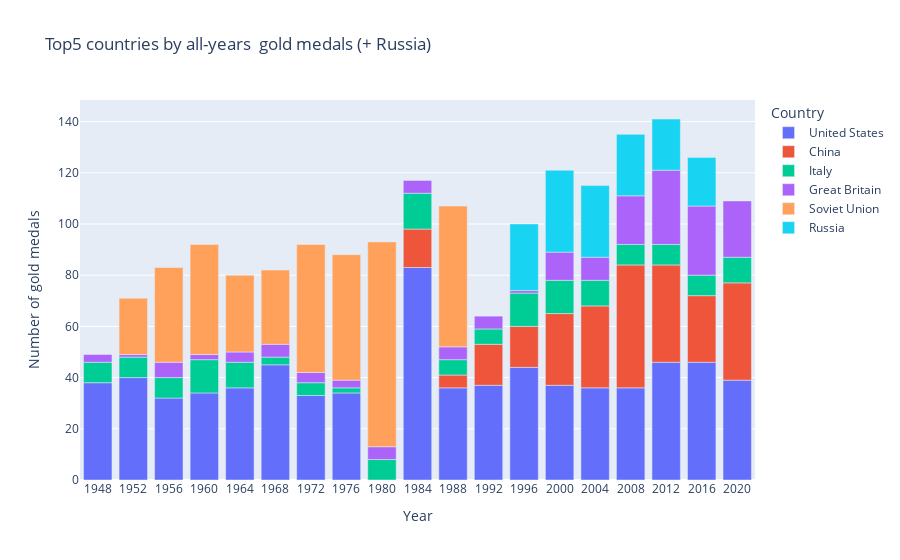

The code cell stored with this chart in its notebook:
### Code cell
fig = px.bar(data[(data["Country_Name"].isin(top10.index.values[:5])) | (data["Country_Name"] == "Russia")],
             x="Year", y="Gold", color="Country_Name",
             title = "Top5 countries by all-years  gold medals (+ Russia)")
fig.update_layout(
    xaxis = dict(
        tickmode = 'array',
        tickvals = totalMedals.index,
        ticktext = totalMedals.index
    ),
    yaxis = dict(
        title = {"text":"Number of gold medals"}
    ),
    legend = dict(
        title = {"text":"Country"}
    )
)
fig

### Figure 1 — Plotly figure (JSON) as saved in the notebook; plotly's stock layout.template omitted (floating-point values rounded to 4 significant figures)
{"data": [{"alignmentgroup": "True", "hovertemplate": "Country_Name=United States<br>Year=%{x}<br>Gold=%{y}<extra></extra>", "legendgroup": "United States", "marker": {"color": "#636efa", "pattern": {"shape": ""}}, "name": "United States", "offsetgroup": "United States", "orientation": "v", "showlegend": true, "textposition": "auto", "type": "bar", "x": [1984, 1976, 1972, 1968, 1964, 1960, 2020, 2016, 2012, 2008, 2004, 2000, 1996, 1992, 1988, 1956, 1952, 1948], "xaxis": "x", "y": [83, 34, 33, 45, 36, 34, 39, 46, 46, 36, 36, 37, 44, 37, 36, 32, 40, 38], "yaxis": "y"}, {"alignmentgroup": "True", "hovertemplate": "Country_Name=China<br>Year=%{x}<br>Gold=%{y}<extra></extra>", "legendgroup": "China", "marker": {"color": "#EF553B", "pattern": {"shape": ""}}, "name": "China", "offsetgroup": "China", "orientation": "v", "showlegend": true, "textposition": "auto", "type": "bar", "x": [1984, 2020, 2016, 2012, 2008, 2004, 2000, 1996, 1992, 1988], "xaxis": "x", "y": [15, 38, 26, 38, 48, 32, 28, 16, 16, 5], "yaxis": "y"}, {"alignmentgroup": "True", "hovertemplate": "Country_Name=Italy<br>Year=%{x}<br>Gold=%{y}<extra></extra>", "legendgroup": "Italy", "marker": {"color": "#00cc96", "pattern": {"shape": ""}}, "name": "Italy", "offsetgroup": "Italy", "orientation": "v", "showlegend": true, "textposition": "auto", "type": "bar", "x": [1984, 1980, 1976, 1972, 1968, 1964, 1960, 2020, 2016, 2012, 2008, 2004, 2000, 1996, 1992, 1988, 1956, 1952, 1948], "xaxis": "x", "y": [14, 8, 2, 5, 3, 10, 13, 10, 8, 8, 8, 10, 13, 13, 6, 6, 8, 8, 8], "yaxis": "y"}, {"alignmentgroup": "True", "hovertemplate": "Country_Name=Great Britain<br>Year=%{x}<br>Gold=%{y}<extra></extra>", "legendgroup": "Great Britain", "marker": {"color": "#ab63fa", "pattern": {"shape": ""}}, "name": "Great Britain", "offsetgroup": "Great Britain", "orientation": "v", "showlegend": true, "textposition": "auto", "type": "bar", "x": [1984, 1980, 1976, 1972, 1968, 1964, 1960, 2020, 2016, 2012, 2008, 2004, 2000, 1996, 1992, 1988, 1956, 1952, 1948], "xaxis": "x", "y": [5, 5, 3, 4, 5, 4, 2, 22, 27, 29, 19, 9, 11, 1, 5, 5, 6, 1, 3], "yaxis": "y"}, {"alignmentgroup": "True", "hovertemplate": "Country_Name=Soviet Union<br>Year=%{x}<br>Gold=%{y}<extra></extra>", "legendgroup": "Soviet Union", "marker": {"color": "#FFA15A", "pattern": {"shape": ""}}, "name": "Soviet Union", "offsetgroup": "Soviet Union", "orientation": "v", "showlegend": true, "textposition": "auto", "type": "bar", "x": [1980, 1976, 1972, 1968, 1964, 1960, 1988, 1956, 1952], "xaxis": "x", "y": [80, 49, 50, 29, 30, 43, 55, 37, 22], "yaxis": "y"}, {"alignmentgroup": "True", "hovertemplate": "Country_Name=Russia<br>Year=%{x}<br>Gold=%{y}<extra></extra>", "legendgroup": "Russia", "marker": {"color": "#19d3f3", "pattern": {"shape": ""}}, "name": "Russia", "offsetgroup": "Russia", "orientation": "v", "showlegend": true, "textposition": "auto", "type": "bar", "x": [2016, 2012, 2008, 2004, 2000, 1996], "xaxis": "x", "y": [19, 20, 24, 28, 32, 26], "yaxis": "y"}], "layout": {"autosize": true, "barmode": "relative", "legend": {"title": {"text": "Country"}, "tracegroupgap": 0}, "title": {"text": "Top5 countries by all-years  gold medals (+ Russia)"}, "xaxis": {"anchor": "y", "autorange": true, "domain": [0, 1], "range": [1946, 2022], "tickmode": "array", "ticktext": [1948, 1952, 1956, 1960, 1964, 1968, 1972, 1976, 1980, 1984, 1988, 1992, 1996, 2000, 2004, 2008, 2012, 2016, 2020], "tickvals": [1948, 1952, 1956, 1960, 1964, 1968, 1972, 1976, 1980, 1984, 1988, 1992, 1996, 2000, 2004, 2008, 2012, 2016, 2020], "title": {"text": "Year"}, "type": "linear"}, "yaxis": {"anchor": "x", "autorange": true, "domain": [0, 1], "range": [0, 148.4], "title": {"text": "Number of gold medals"}, "type": "linear"}}}
